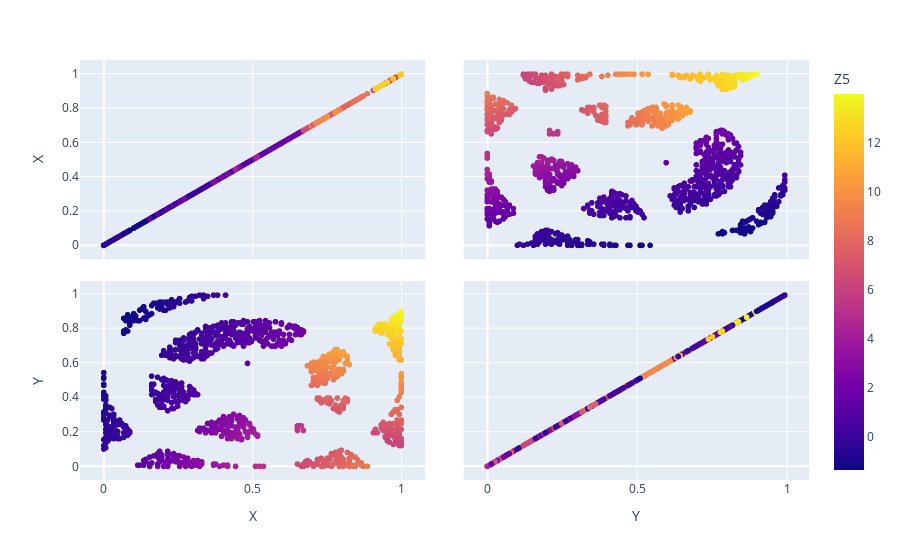

Notebook source saved alongside this figure:
### Code cell
df_test=pd.DataFrame(pd.concat([pd.DataFrame(X_test,columns=['X','Y']),pd.DataFrame(Y_test_Z,columns=[select_name_Z])],axis=1))
print('Plot of target: ',select_name_Z,'\n')
fig = px.scatter_matrix(df_test,
dimensions=['X','Y'],
color=select_name_Z)
fig.show()

### Figure 1 — Plotly figure (JSON) as saved in the notebook; plotly's stock layout.template omitted (floating-point values rounded to 4 significant figures; data arrays with more than 128 entries replaced by an {"elided": "..."} marker saying what was removed)
{"data": [{"dimensions": [{"axis": {"matches": true}, "label": "X", "values": {"elided": "1071 float values"}}, {"axis": {"matches": true}, "label": "Y", "values": {"elided": "1071 float values"}}], "hovertemplate": "%{xaxis.title.text}=%{x}<br>%{yaxis.title.text}=%{y}<br>Z5=%{marker.color}<extra></extra>", "legendgroup": "", "marker": {"color": {"elided": "1071 float values"}, "coloraxis": "coloraxis", "symbol": "circle"}, "name": "", "showlegend": false, "type": "splom"}], "layout": {"coloraxis": {"colorbar": {"title": {"text": "Z5"}}, "colorscale": [[0, "#0d0887"], [0.1111, "#46039f"], [0.2222, "#7201a8"], [0.3333, "#9c179e"], [0.4444, "#bd3786"], [0.5556, "#d8576b"], [0.6667, "#ed7953"], [0.7778, "#fb9f3a"], [0.8889, "#fdca26"], [1, "#f0f921"]]}, "dragmode": "select", "legend": {"tracegroupgap": 0}, "margin": {"t": 60}}}
